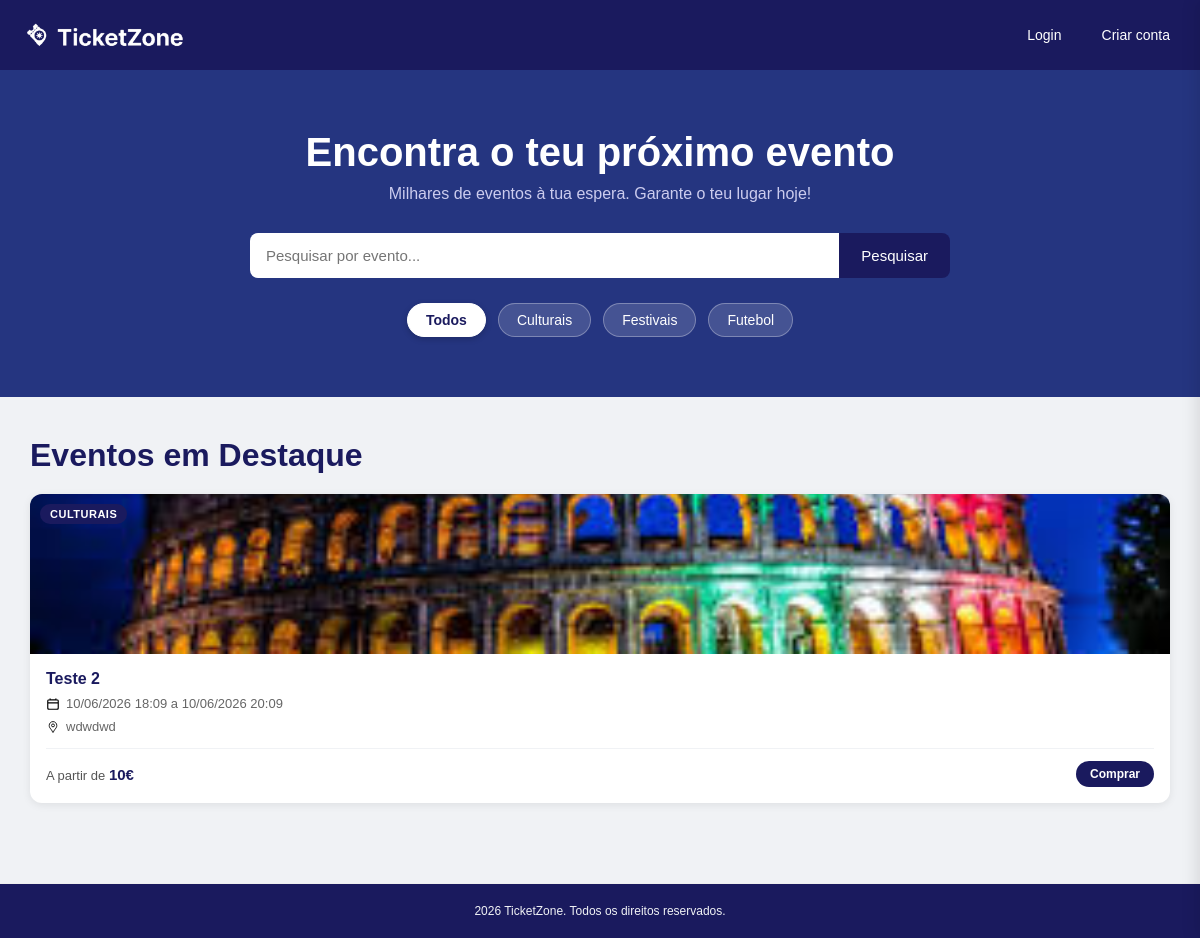
The page / on the database its author committed.
### tables this page shows
CREATE TABLE categorias (
        id INTEGER PRIMARY KEY AUTOINCREMENT,
        nome TEXT NOT NULL UNIQUE
    );

CREATE TABLE eventos (
        id INTEGER PRIMARY KEY AUTOINCREMENT,
        nome TEXT NOT NULL,
        descricao TEXT,
        data_inicio TEXT NOT NULL,
        data_fim TEXT NOT NULL,
        local TEXT NOT NULL,
        imagem TEXT,
        estado TEXT DEFAULT 'ativo' CHECK(estado IN ('ativo', 'cancelado')),
        id_categoria INTEGER,
        id_admin INTEGER,
        FOREIGN KEY (id_categoria) REFERENCES categorias(id),
        FOREIGN KEY (id_admin) REFERENCES utilizadores(id)
    );

### scripts/carregar_eventos_homepage.php (called while the page is built, shortened)
<?php
$lista_eventos = [];
$lista_categorias = [];
$termo_pesquisa = isset($_GET['q']) ? trim($_GET['q']) : '';
$id_categoria_filtro = isset($_GET['categoria']) ? (int)$_GET['categoria'] : 0;
$hoje = date('Y-m-d');
try {
    $db = new SQLite3(__DIR__ . '/../ticketzone.db');
    $db->exec("PRAGMA foreign_keys = ON;");
    $res_categorias = $db->query("SELECT id, nome FROM categorias ORDER BY nome ASC");
    while ($cat = $res_categorias->fetchArray(SQLITE3_ASSOC)) {
        $lista_categorias[] = $cat;
    }
    $query = "
        SELECT
            e.id,
            e.nome,
            e.data_inicio,
            e.data_fim,
            e.local,
            e.imagem,
            c.nome AS categoria_nome,
            (SELECT MIN(preco) FROM tipos_bilhete WHERE id_evento = e.id AND qtd_disponivel > 0) AS preco_minimo
        FROM eventos e
        LEFT JOIN categorias c ON e.id_categoria = c.id
        WHERE e.estado = 'ativo'
          -- VALIDAÇÃO DE DATA: Ignora se a data de fim (ou de início) for menor que hoje
          AND (e.data_fim >= :hoje OR e.data_inicio >= :hoje)
          -- VALIDAÇÃO DE STOCK: O evento tem de ter pelo menos 1 bilhete disponível
          AND EXISTS (
              SELECT 1 FROM tipos_bilhete
              WHERE id_evento = e.id AND qtd_disponivel > 0
          )
    ";
    $query .= " ORDER BY e.data_inicio ASC";
    $stmt = $db->prepare($query);
    $stmt->bindValue(':hoje', $hoje, SQLITE3_TEXT);
    $resultado = $stmt->execute();
    while ($linha = $resultado->fetchArray(SQLITE3_ASSOC)) {
        $lista_eventos[] = $linha;
    }
} catch (Exception $e) {
}
?>

### index.php (the view, shortened to what this page needs)
<?php
include 'scripts/carregar_eventos_homepage.php';
?>
<!DOCTYPE html>
<html lang="pt">
<head>
    <link rel="stylesheet" href="styles/style.css">
</head>
<body>
    <?php include 'scripts/header.php'; ?>
    <div id="zona-pesquisa">
        <h1>Encontra o teu próximo evento</h1>
        <p>Milhares de eventos à tua espera. Garante o teu lugar hoje!</p>
        <div id="barra-procura">
            <form method="GET" action="index.php" style="display: flex; width: 100%;">
                <input type="text" name="q" placeholder="Pesquisar por evento..." value="<?php echo htmlspecialchars($termo_pesquisa); ?>" style="flex: 1; border-radius: 8px 0 0 8px;">
                <button type="submit" style="border-radius: 0 8px 8px 0;">Pesquisar</button>
            </form>
        </div>
        <div class="filtros-categoria">
            <a href="index.php<?php echo $termo_pesquisa !== '' ? '?q=' . urlencode($termo_pesquisa) : ''; ?>"
               class="badge-filtro <?php echo $id_categoria_filtro === 0 ? 'ativo' : ''; ?>">
               Todos
            </a>
            <?php foreach ($lista_categorias as $cat): ?>
                <?php
                    $link_filtro = 'index.php?categoria=' . $cat['id'];
                ?>
                <a href="<?php echo $link_filtro; ?>"
                   class="badge-filtro <?php echo $id_categoria_filtro === $cat['id'] ? 'ativo' : ''; ?>">
                   <?php echo htmlspecialchars($cat['nome']); ?>
                </a>
            <?php endforeach; ?>
        </div>
    </div>
    <div id="conteudo-eventos">
        <h1>
            <?php
            if ($termo_pesquisa !== '' && $id_categoria_filtro > 0) {
                $nome_cat_atual = array_column($lista_categorias, 'nome', 'id')[$id_categoria_filtro] ?? 'Categoria';
                echo 'Resultados de "' . htmlspecialchars($termo_pesquisa) . '" em ' . htmlspecialchars($nome_cat_atual);
            } elseif ($termo_pesquisa !== '') {
                echo 'Resultados da pesquisa para: "' . htmlspecialchars($termo_pesquisa) . '"';
            } elseif ($id_categoria_filtro > 0) {
                $nome_cat_atual = array_column($lista_categorias, 'nome', 'id')[$id_categoria_filtro] ?? 'Categoria';
                echo 'Eventos da categoria: ' . htmlspecialchars($nome_cat_atual);
            } else {
                echo 'Eventos em Destaque';
            }
            ?>
        </h1>
        <div id="bloco-cards">
            <?php if (empty($lista_eventos)): ?>
                <p style="text-align: center; width: 100%; color: #666; font-size: 18px; padding: 40px 0;">
                    Não encontrámos nenhum evento com estes critérios. Tenta outra pesquisa!
                </p>
            <?php else: ?>
                <?php foreach ($lista_eventos as $evento): ?>
                    <a href="compra.php?id=<?php echo $evento['id']; ?>" class="card">
                        <div class="card-imagem">
                            <img src="<?php echo htmlspecialchars($evento['imagem']); ?>" alt="<?php echo htmlspecialchars($evento['nome']); ?>">
                            <span class="card-badge"><?php echo htmlspecialchars($evento['categoria_nome']); ?></span>
                        </div>
                        <div class="card-info">
                            <h3 class="card-titulo"><?php echo htmlspecialchars($evento['nome']); ?></h3>
                            <div class="card-detalhe">
                                <img src="assets/calendario.svg" alt="data" class="icone-detalhe">
                                <span>
                                    <?php
                                    $inicio_formatado = date('d/m/Y H:i', strtotime($evento['data_inicio']));
                                    if (!empty($evento['data_fim']) && $evento['data_fim'] !== $evento['data_inicio']) {
                                        $fim_formatado = date('d/m/Y H:i', strtotime($evento['data_fim']));
                                        echo htmlspecialchars($inicio_formatado . ' a ' . $fim_formatado);
                                    } else {
                                        echo htmlspecialchars($inicio_formatado);
                                    }
                                    ?>
                                </span>
                            </div>
                            <div class="card-detalhe">
                                <img src="assets/mapa.svg" alt="local" class="icone-detalhe">
                                <span><?php echo htmlspecialchars($evento['local']); ?></span>
                            </div>
                            <div class="card-footer">
                                <span class="card-preco">A partir de <strong><?php echo (int)$evento['preco_minimo']; ?>€</strong></span>
                                <span class="card-btn">Comprar</span>
                            </div>
                        </div>
                    </a>
                <?php endforeach; ?>
            <?php endif; ?>
        </div>
    </div>
    <footer>
        <p>2026 TicketZone. Todos os direitos reservados.</p>
    </footer>
    <?php include 'scripts/carrinho_modal.php'; ?>
</body>
</html>

### styles/style.css (style rules this page uses)
* { margin: 0; padding: 0; box-sizing: border-box; }
body { font-family: Arial, Helvetica, sans-serif; background-color: #f0f2f5; color: #333; }
#zona-pesquisa { background-color: #253580; color: white; text-align: center; padding: 60px 20px; }
#zona-pesquisa h1 { font-size: 40px; margin-bottom: 10px; }
#zona-pesquisa p { font-size: 16px; color: #ccccee; margin-bottom: 30px; }
#barra-procura { display: flex; justify-content: center; max-width: 700px; margin: 0 auto; }
#barra-procura input { width: 70%; padding: 14px 16px; font-size: 15px; border: none; border-radius: 8px 0 0 8px; outline: none; }
#barra-procura button { padding: 14px 22px; background-color: #1a1a5e; color: white; border: none; border-radius: 0 8px 8px 0; font-size: 15px; cursor: pointer; margin-top: 0; }
#conteudo-eventos { padding: 40px 30px; max-width: 1200px; margin: 0 auto; }
#conteudo-eventos h1 { font-size: 32px; color: #1a1a5e; margin-bottom: 20px; }
#bloco-cards { display: flex; gap: 20px; }
.card { background-color: white; border-radius: 12px; flex: 1; display: flex; flex-direction: column; overflow: hidden; text-decoration: none; color: inherit; box-shadow: 0 2px 8px rgba(0,0,0,0.08); transition: transform 0.2s ease, box-shadow 0.2s ease; }
.card-imagem { position: relative; width: 100%; height: 160px; background-color: #d0d4e8; overflow: hidden; }
.card-imagem img { width: 100%; height: 100%; object-fit: cover; display: block; }
.card-badge { position: absolute; top: 10px; left: 10px; background-color: #1a1a5e; color: white; font-size: 11px; font-weight: bold; padding: 4px 10px; border-radius: 20px; text-transform: uppercase; letter-spacing: 0.5px; }
.card-info { padding: 16px; display: flex; flex-direction: column; gap: 8px; flex: 1; }
.card-titulo { font-size: 16px; font-weight: bold; color: #1a1a5e; margin: 0; }
.card-detalhe { display: flex; align-items: center; gap: 6px; font-size: 13px; color: #666; }
.icone-detalhe { width: 14px; height: 14px; flex-shrink: 0; }
.card-footer { display: flex; justify-content: space-between; align-items: center; margin-top: 6px; padding-top: 12px; border-top: 1px solid #f0f2f5; }
.card-preco { font-size: 13px; color: #555; }
.card-preco strong { color: #1a1a5e; font-size: 15px; }
.card-btn { background-color: #1a1a5e; color: white; font-size: 12px; font-weight: bold; padding: 6px 14px; border-radius: 20px; transition: background-color 0.2s; }
footer { text-align: center; padding: 20px; font-size: 12px; color: #f0f2f5; background-color: #1a1a5e; margin-top: 40px; border-top: 1px solid #eee; }
.filtros-categoria { display: flex; flex-wrap: wrap; justify-content: center; gap: 12px; margin-top: 25px; max-width: 800px; margin-left: auto; margin-right: auto; }
.badge-filtro { background-color: rgba(255, 255, 255, 0.15); color: #fff; text-decoration: none; padding: 8px 18px; border-radius: 20px; font-size: 14px; border: 1px solid rgba(255, 255, 255, 0.3); transition: all 0.2s ease; cursor: pointer; }
.badge-filtro.ativo { background-color: #fff; color: #1a1a5e; font-weight: bold; border-color: #fff; box-shadow: 0 2px 6px rgba(0,0,0,0.2); }

### rows shown on the page
categorias: nome "Culturais"
categorias: nome "Festivais"
categorias: nome "Futebol"
eventos: imagem (picture), categoria_nome "CULTURAIS", nome "Teste 2", data_inicio+data_fim "10/06/2026 18:09 a 10/06/2026 20:09", local "wdwdwd", preco_minimo "10"
